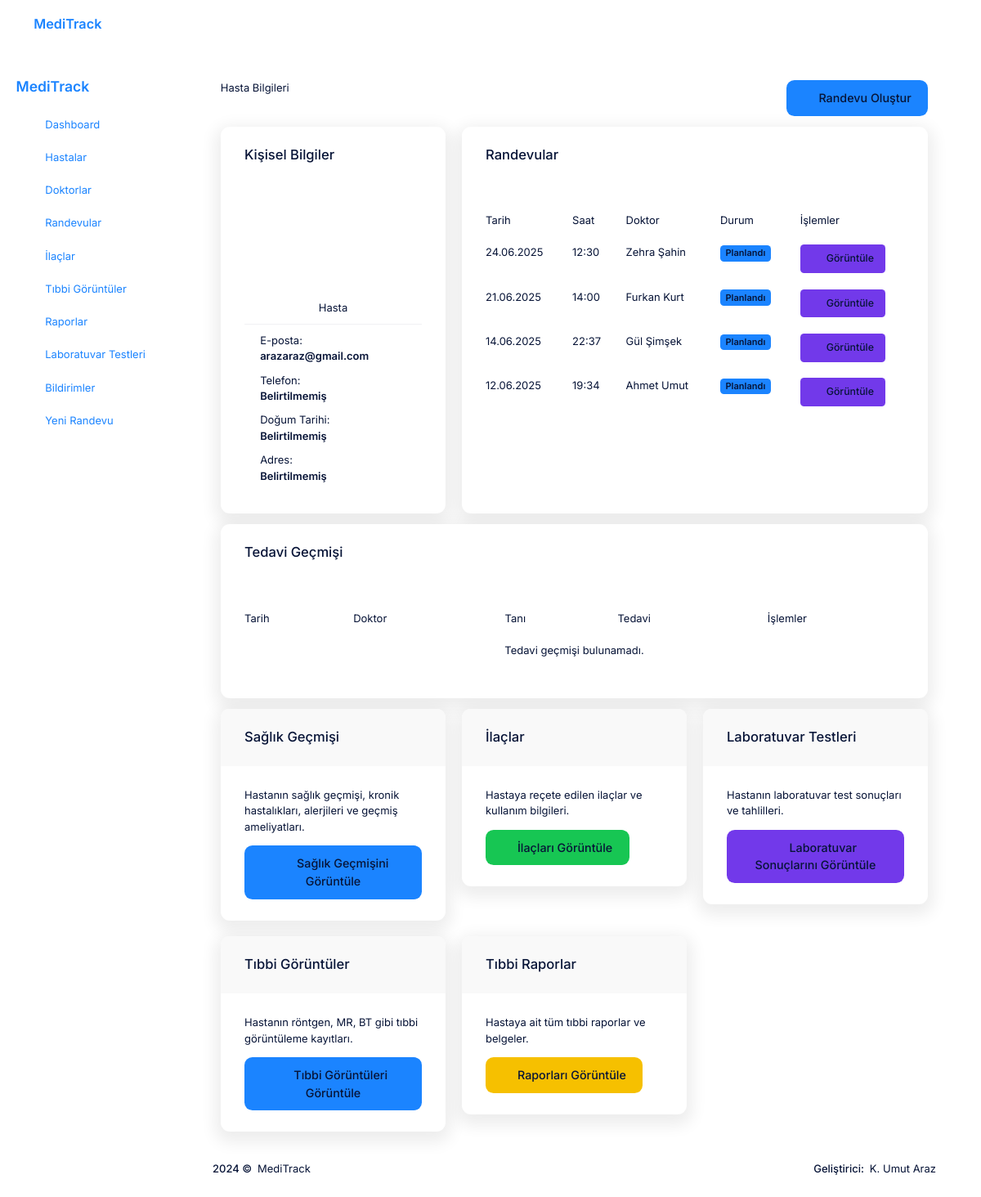
Page /core/patients/1/ (signed in) on the earlier database version.
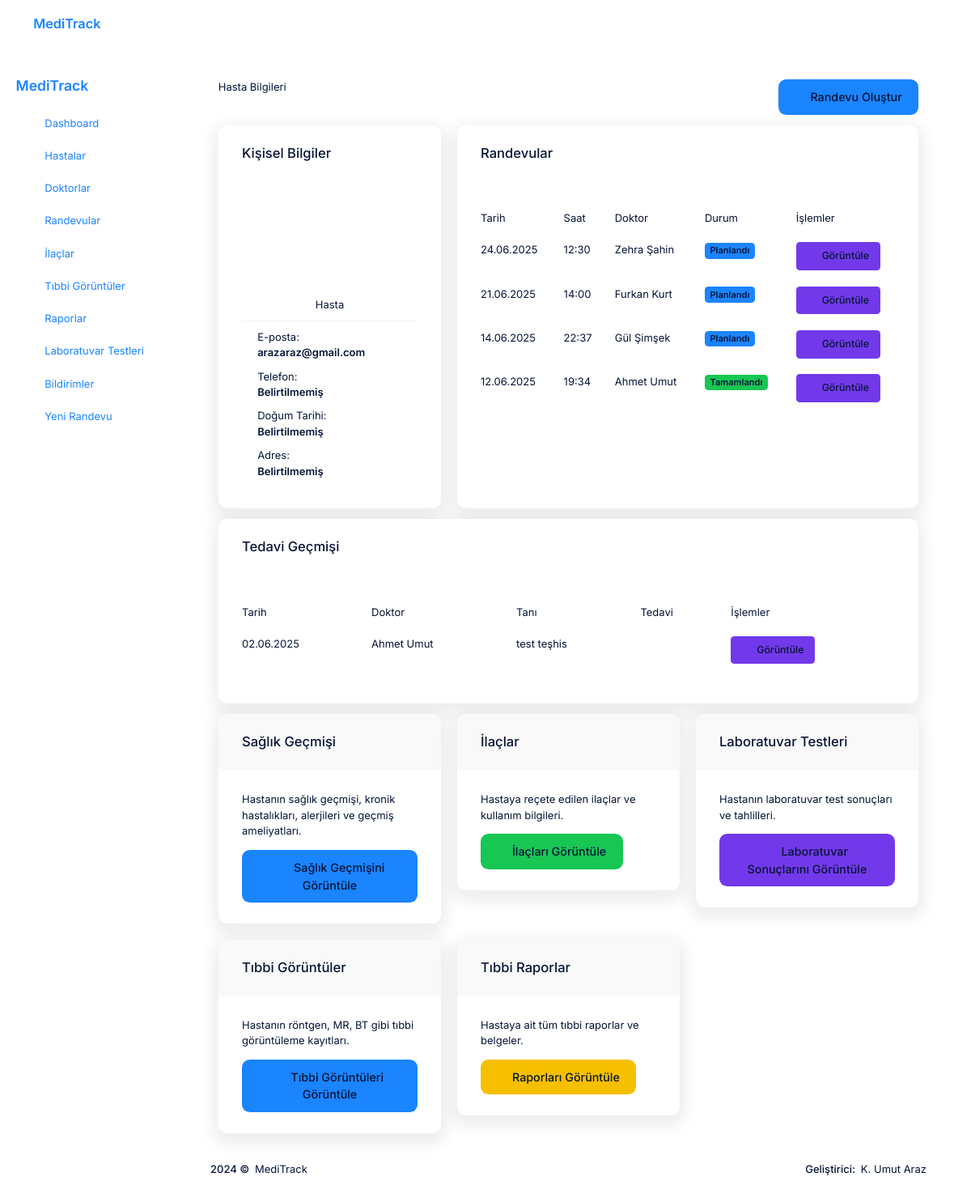
Same page on the later database version.
### appointments/models.py (models this page shows, shortened)
class Appointment(models.Model):
    STATUS_CHOICES = [
        ('planned', _('Planlandı')),
        ('completed', _('Tamamlandı')),
        ('cancelled', _('İptal Edildi')),
    ]
    patient = models.ForeignKey(
        settings.AUTH_USER_MODEL,
        on_delete=models.CASCADE,
        related_name='patient_appointments',
        verbose_name=_('Hasta'),
        limit_choices_to={'user_type': 'patient'}
    )
    doctor = models.ForeignKey(
        settings.AUTH_USER_MODEL,
        on_delete=models.CASCADE,
        related_name='doctor_appointments',
        verbose_name=_('Doktor'),
        limit_choices_to={'user_type': 'doctor'}
    )
    date = models.DateField(
        verbose_name=_('Tarih')
    )
    time = models.TimeField(
        verbose_name=_('Saat')
    )
    description = models.TextField(
        blank=True,
        null=True,
        verbose_name=_('Açıklama')
    )
    status = models.CharField(
        max_length=20,
        choices=STATUS_CHOICES,
        default='planned',
        verbose_name=_('Durum')
    )
    created_at = models.DateTimeField(
        auto_now_add=True,
        verbose_name=_('Oluşturulma Tarihi')
    )
    updated_at = models.DateTimeField(
        auto_now=True,
        verbose_name=_('Güncellenme Tarihi')
    )
    class Meta:
        verbose_name = _('Randevu')
        verbose_name_plural = _('Randevular')
        ordering = ['-date', '-time']

### users/models.py (models this page shows, shortened)
class User(AbstractUser):
    USER_TYPE_CHOICES = [
        ('patient', _('Hasta')),
        ('doctor', _('Doktor')),
        ('receptionist', _('Resepsiyonist')),
        ('admin', _('Admin')),
    ]
    user_type = models.CharField(
        max_length=20,
        choices=USER_TYPE_CHOICES,
        default='patient',
        verbose_name=_('Kullanıcı Tipi')
    )
    specialization = models.CharField(
        max_length=100,
        blank=True,
        null=True,
        verbose_name=_('Uzmanlık Alanı')
    )
    date_of_birth = models.DateField(
        blank=True,
        null=True,
        verbose_name=_('Doğum Tarihi')
    )
    phone_number = models.CharField(
        max_length=20,
        blank=True,
        null=True,
        verbose_name=_('Telefon Numarası')
    )
    address = models.TextField(
        blank=True,
        null=True,
        verbose_name=_('Adres')
    )
    blood_type = models.CharField(
        max_length=10,
        blank=True,
        null=True,
        verbose_name=_('Kan Grubu')
    )
    def is_patient(self):
        return self.user_type == 'patient'
    def is_doctor(self):
        return self.user_type == 'doctor'
    def is_receptionist(self):
        return self.user_type == 'receptionist'
    def is_admin_user(self):
        return self.user_type == 'admin'
    class Meta:
        verbose_name = _('Kullanıcı')
        verbose_name_plural = _('Kullanıcılar')

### treatments/models.py (models this page shows, shortened)
class Treatment(models.Model):
    appointment = models.OneToOneField(
        Appointment,
        on_delete=models.CASCADE,
        related_name='treatment',
        verbose_name=_('Randevu')
    )
    diagnosis = models.TextField(
        verbose_name=_('Teşhis')
    )
    notes = models.TextField(
        blank=True,
        null=True,
        verbose_name=_('Notlar')
    )
    created_at = models.DateTimeField(
        auto_now_add=True,
        verbose_name=_('Oluşturulma Tarihi')
    )
    updated_at = models.DateTimeField(
        auto_now=True,
        verbose_name=_('Güncellenme Tarihi')
    )
    class Meta:
        verbose_name = _('Tedavi')
        verbose_name_plural = _('Tedaviler')
        ordering = ['-created_at']

### core/views.py (the view)
# urls.py: path('patients/<int:pk>/', views.PatientDetailView.as_view(), name='patient-detail'),
class PatientDetailView(LoginRequiredMixin, UserPassesTestMixin, DetailView):
    model = User
    template_name = 'core/patient_detail.html'
    context_object_name = 'patient'
    def test_func(self):
        patient = self.get_object()
        user = self.request.user
        if user.is_patient():
            return patient == user
        if user.is_doctor():
            return Appointment.objects.filter(doctor=user, patient=patient).exists()
        return user.is_receptionist() or user.is_admin_user()
    def get_context_data(self, **kwargs):
        context = super().get_context_data(**kwargs)
        patient = self.get_object()
        appointments = Appointment.objects.filter(patient=patient).order_by('-date', '-time')
        patient_appointments = Appointment.objects.filter(patient=patient)
        treatments = Treatment.objects.filter(appointment__in=patient_appointments).order_by('-created_at')
        context.update({
            'appointments': appointments,
            'treatments': treatments
        })
        return context

### core/context_processors.py (called while the page is built)
def notifications_processor(request):
    context = {}
    if request.user.is_authenticated:
        unread_notifications_count = Notification.objects.filter(
            user=request.user,
            is_read=False
        ).count()
        recent_notifications = Notification.objects.filter(
            user=request.user
        ).order_by('-created_at')[:5]
        context['unread_notifications_count'] = unread_notifications_count
        context['recent_notifications'] = recent_notifications
    return context

### Templates/core/patient_detail.html (shortened to what the changed rows need)
{% extends 'core/base.html' %}
{% load static %}
{% block content %}
<div class="container py-4">
    <div class="row">
        <div class="col-md-8 mb-4">
            <div class="card shadow h-100">
                <div class="card-body">
                    <div class="table-responsive">
                        <table class="table table-hover">
                            <thead>
                                <tr>
                                    <th>Tarih</th>
                                    <th>Saat</th>
                                    <th>Doktor</th>
                                    <th>Durum</th>
                                    <th>İşlemler</th>
                                </tr>
                            </thead>
                            <tbody>
                                {% if appointments %}
                                    {% for appointment in appointments %}
                                        <tr>
                                            <td>{{ appointment.date|date:"d.m.Y" }}</td>
                                            <td>{{ appointment.time|time:"H:i" }}</td>
                                            <td>{{ appointment.doctor.get_full_name }}</td>
                                            <td>
                                                {% if appointment.status == 'planned' %}
                                                    <span class="badge bg-primary">Planlandı</span>
                                                {% elif appointment.status == 'completed' %}
                                                    <span class="badge bg-success">Tamamlandı</span>
                                                {% elif appointment.status == 'cancelled' %}
                                                    <span class="badge bg-danger">İptal Edildi</span>
                                                {% endif %}
                                            </td>
                                            <td>
                                                <a href="{% url 'appointment-detail' appointment.id %}" class="btn btn-sm btn-info">
                                                    <i class="fas fa-eye"></i> Görüntüle
                                                </a>
                                            </td>
                                        </tr>
                                    {% endfor %}
                                {% else %}
                                    <tr>
                                        <td colspan="5" class="text-center">Randevu bulunamadı.</td>
                                    </tr>
                                {% endif %}
                            </tbody>
                        </table>
                    </div>
                </div>
            </div>
        </div>
    </div>
    <div class="row">
        <div class="col-12">
            <div class="card shadow">
                <div class="card-body">
                    <div class="table-responsive">
                        <table class="table table-hover">
                            <thead>
                                <tr>
                                    <th>Tarih</th>
                                    <th>Doktor</th>
                                    <th>Tanı</th>
                                    <th>Tedavi</th>
                                    <th>İşlemler</th>
                                </tr>
                            </thead>
                            <tbody>
                                {% if treatments %}
                                    {% for treatment in treatments %}
                                        <tr>
                                            <td>{{ treatment.created_at|date:"d.m.Y" }}</td>
                                            <td>{{ treatment.appointment.doctor.get_full_name }}</td>
                                            <td>{{ treatment.diagnosis|truncatechars:30 }}</td>
                                            <td>{{ treatment.treatment_plan|truncatechars:30 }}</td>
                                            <td>
                                                <a href="{% url 'treatment-detail' treatment.id %}" class="btn btn-sm btn-info">
                                                    <i class="fas fa-eye"></i> Görüntüle
                                                </a>
                                            </td>
                                        </tr>
                                    {% endfor %}
                                {% else %}
                                    <tr>
                                        <td colspan="5" class="text-center">Tedavi geçmişi bulunamadı.</td>
                                    </tr>
                                {% endif %}
                            </tbody>
                        </table>
                    </div>
                </div>
            </div>
        </div>
    </div>
{% endblock %}

Differences in the rows shown:
changed Appointment "Ahmet Umut": status "Planlandı" → "Tamamlandı"
added Treatment: created_at "02.06.2025", appointment.doctor.get_full_name "Ahmet Umut", diagnosis "test teşhis"
Other differences:
text no longer shown: "Tedavi geçmişi bulunamadı."
